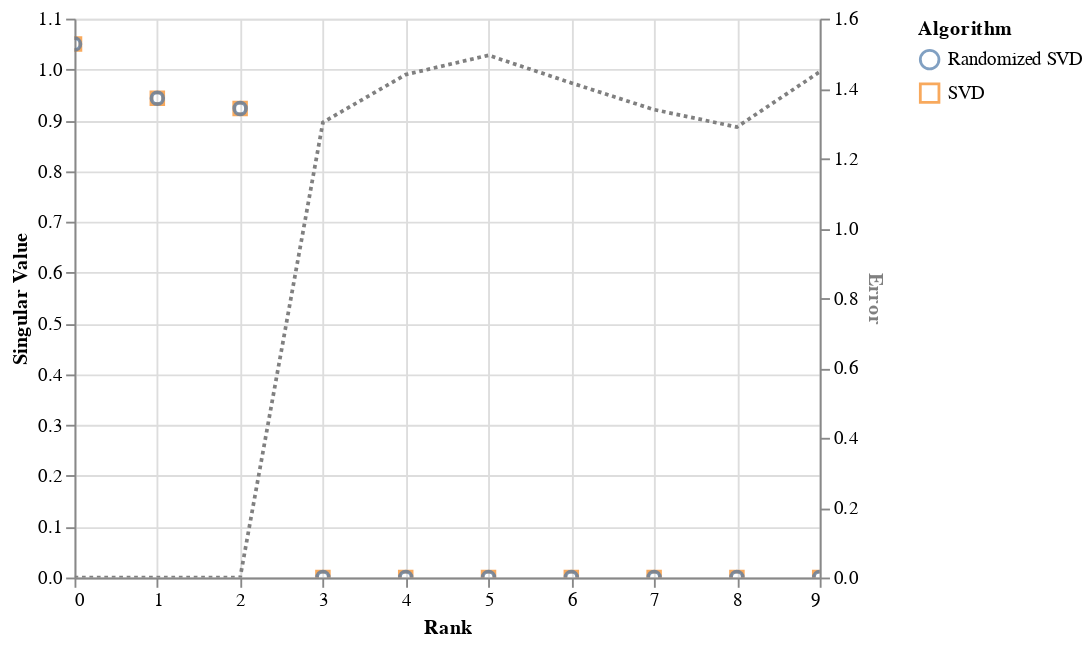

Write notebook code for a chart like this one.
### Code cell
def plot_singular_values(limit_ranks, **kwargs):
    data = [
        pd.DataFrame(
            {
                "Rank": np.arange(len(svd.s))[:limit_ranks], 
                "Value": svd.s[:limit_ranks], 
                "Algorithm": name,
            }
        )
    for name, svd in kwargs.items()
    ]                                                                           
    data = pd.concat(data)
        
    return (
        alt.Chart(data)
        .mark_point(size=40)
        .encode(
            x="Rank", 
            y=alt.Y("Value", axis=alt.Axis(title="Singular Value")),
            color="Algorithm", 
            shape="Algorithm",
            tooltip=["Algorithm", "Value"],
        )
    ).interactive()

def plot_singular_vector_errors(svd1, svd2, *, limit_ranks):
    svd1, svd2 = svd_flip(svd1), svd_flip(svd2)
    errors = np.linalg.norm(svd1.U[:, :limit_ranks] - svd2.U[:, :limit_ranks], axis=0)
    data = pd.DataFrame(
        {
            "Rank": np.arange(len(errors)), "Error":errors
        }
    )
    return (
        alt.Chart(data)
        .mark_line(color="gray", strokeDash=[2,2])
        .encode(
            x="Rank", 
            y=alt.Y("Error", axis=alt.Axis(title='Error', titleColor="gray")),
            tooltip=["Error"],
        )
    ).interactive()

alt.layer(
    plot_singular_values(limit_ranks=10, **{"SVD": svd_random, "Randomized SVD": svd_standard}),
    plot_singular_vector_errors(svd_random, svd_standard, limit_ranks=10)
).resolve_scale(y="independent")

### Figure 1 — Vega-Lite specification as saved in the notebook (floating-point values rounded to 4 significant figures)
{"config": {"view": {"continuousWidth": 400, "continuousHeight": 300}}, "layer": [{"data": {"name": "data-db84d95790a017976df141af5c7cb34b"}, "mark": {"type": "point", "size": 40}, "encoding": {"color": {"type": "nominal", "field": "Algorithm"}, "shape": {"type": "nominal", "field": "Algorithm"}, "tooltip": [{"type": "nominal", "field": "Algorithm"}, {"type": "quantitative", "field": "Value"}], "x": {"type": "quantitative", "field": "Rank"}, "y": {"type": "quantitative", "axis": {"title": "Singular Value"}, "field": "Value"}}, "selection": {"selector001": {"type": "interval", "bind": "scales", "encodings": ["x", "y"]}}}, {"data": {"name": "data-8e06cd5ff40fabae5bc10a7383d6bad1"}, "mark": {"type": "line", "color": "gray", "strokeDash": [2, 2]}, "encoding": {"tooltip": [{"type": "quantitative", "field": "Error"}], "x": {"type": "quantitative", "field": "Rank"}, "y": {"type": "quantitative", "axis": {"title": "Error", "titleColor": "gray"}, "field": "Error"}}, "selection": {"selector002": {"type": "interval", "bind": "scales", "encodings": ["x", "y"]}}}], "resolve": {"scale": {"y": "independent"}}, "$schema": "https://vega.github.io/schema/vega-lite/v4.8.1.json", "datasets": {"data-db84d95790a017976df141af5c7cb34b": [{"Rank": 0, "Value": 1.05, "Algorithm": "SVD"}, {"Rank": 1, "Value": 0.9434, "Algorithm": "SVD"}, {"Rank": 2, "Value": 0.9231, "Algorithm": "SVD"}, {"Rank": 3, "Value": 4.524e-17, "Algorithm": "SVD"}, {"Rank": 4, "Value": 4.171e-17, "Algorithm": "SVD"}, {"Rank": 5, "Value": 4.082e-17, "Algorithm": "SVD"}, {"Rank": 6, "Value": 3.962e-17, "Algorithm": "SVD"}, {"Rank": 7, "Value": 3.738e-17, "Algorithm": "SVD"}, {"Rank": 8, "Value": 3.539e-17, "Algorithm": "SVD"}, {"Rank": 9, "Value": 3.349e-17, "Algorithm": "SVD"}, {"Rank": 0, "Value": 1.05, "Algorithm": "Randomized SVD"}, {"Rank": 1, "Value": 0.9434, "Algorithm": "Randomized SVD"}, {"Rank": 2, "Value": 0.9231, "Algorithm": "Randomized SVD"}, {"Rank": 3, "Value": 1.318e-15, "Algorithm": "Randomized SVD"}, {"Rank": 4, "Value": 1.04e-15, "Algorithm": "Randomized SVD"}, {"Rank": 5, "Value": 1.032e-15, "Algorithm": "Randomized SVD"}, {"Rank": 6, "Value": 9.324e-16, "Algorithm": "Randomized SVD"}, {"Rank": 7, "Value": 7.733e-16, "Algorithm": "Randomized SVD"}, {"Rank": 8, "Value": 6.658e-16, "Algorithm": "Randomized SVD"}, {"Rank": 9, "Value": 6.639e-16, "Algorithm": "Randomized SVD"}], "data-8e06cd5ff40fabae5bc10a7383d6bad1": [{"Rank": 0, "Error": 2.863e-15}, {"Rank": 1, "Error": 3.312e-14}, {"Rank": 2, "Error": 3.315e-14}, {"Rank": 3, "Error": 1.303}, {"Rank": 4, "Error": 1.44}, {"Rank": 5, "Error": 1.495}, {"Rank": 6, "Error": 1.416}, {"Rank": 7, "Error": 1.339}, {"Rank": 8, "Error": 1.29}, {"Rank": 9, "Error": 1.448}]}}
